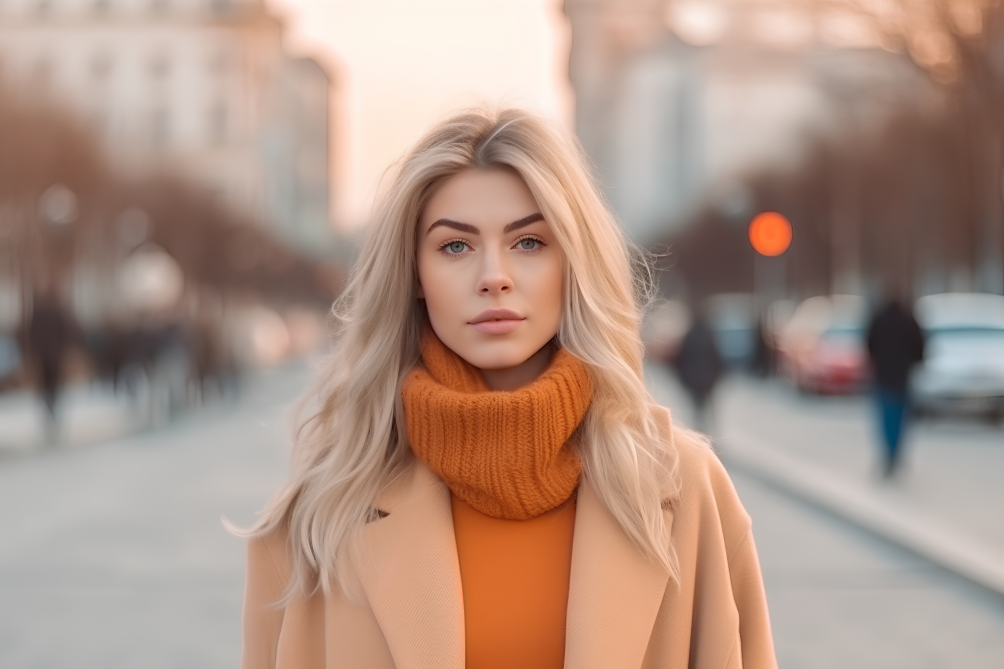
#> input picture ch10/images/woman.jpg, 5016 x 3344 px (shown at 1/5 size)
$ jupyter execute 'Image Anonymization.ipynb'
#> lines starting #> are read from the running program, lines starting #| are printed output that depends on the picture
# Image Anoymization Techqniques
In this notebook we explore different approaches to "anonymizing" an image by making its subject not identifiable.
We use opencve to identify faces. if you get errors in the face detection coderun `pip install opencv-contrib-python --upgrade`, restart the kernel and redo

[cell 1]
import numpy as np
import cv2
import matplotlib.pyplot as plt

## Original image

[cell 2]
def show_image(img, size = -1):
        if size>0:
            plt.figure(figsize=(size, size), dpi=80)
        plt.imshow(img)
        plt.axis('off')
image = cv2.imread('../images/woman.jpg')
#> image is the input picture: shape (3344, 5016, 3); mean B, G, R 134.6, 148, 174.2
show_image(image)

Use opencv to detect a face

[cell 3]
face_classifier = cv2.CascadeClassifier(cv2.data.haarcascades + "haarcascade_frontalface_alt.xml")
faces = face_classifier.detectMultiScale(image, scaleFactor=1.3, minNeighbors=5,   minSize=(30, 30))
#> faces = [[2018, 877, 889, 889]]
print("{0} Face(s) found!".format(len(faces)))
#| 1 Face(s) found!

## Image Blurring

[cell 4]
# Blurring
blurred_image = image.copy()
for (x, y, w, h) in faces:
    cv2.rectangle(image, (x, y), (x + w, y + h), (0, 255, 0), 2)
    roi = image[y:y+h, x:x+w]
    # applying a gaussian blur over this new rectangle area
    roi = cv2.GaussianBlur(roi,(99, 99), 0)
    # impose this blurred image on original image to get final image
    blurred_image[y:y+roi.shape[0], x:x+roi.shape[1]] = roi
#> this loop made 1 pass
#> pass 1, `roi = image[y:y+h, x:x+w]`:
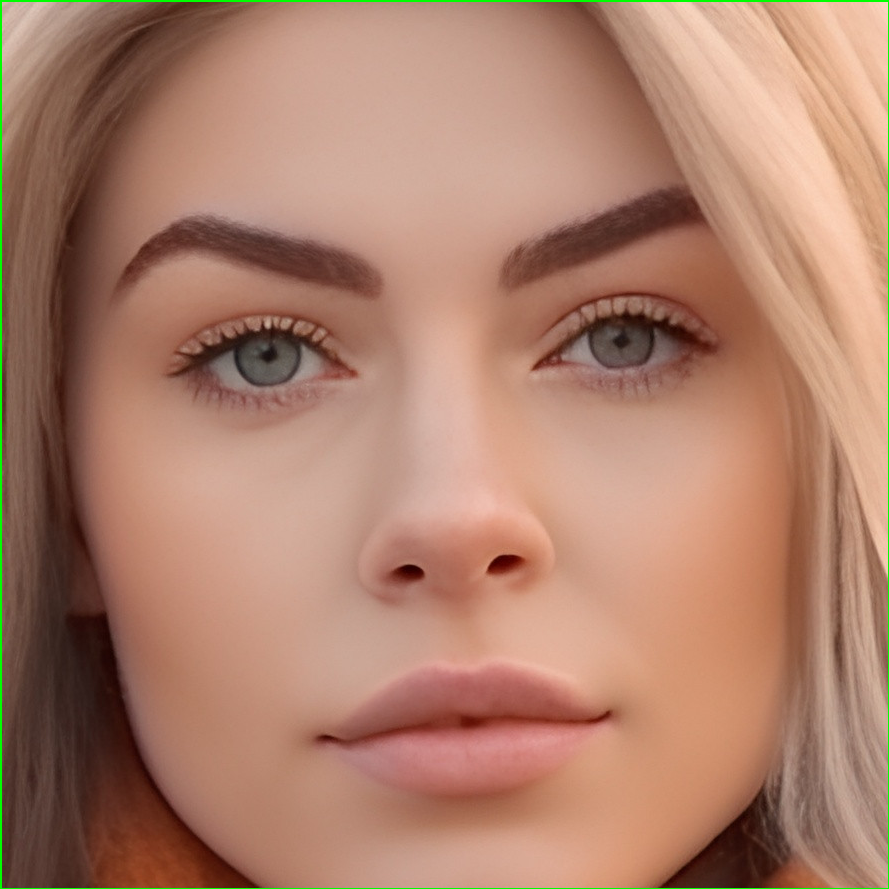
#> roi: shape (889, 889, 3); mean B, G, R 108, 128.7, 173.5
#> pass 1, `roi = cv2.GaussianBlur(roi,(99, 99), 0)`:
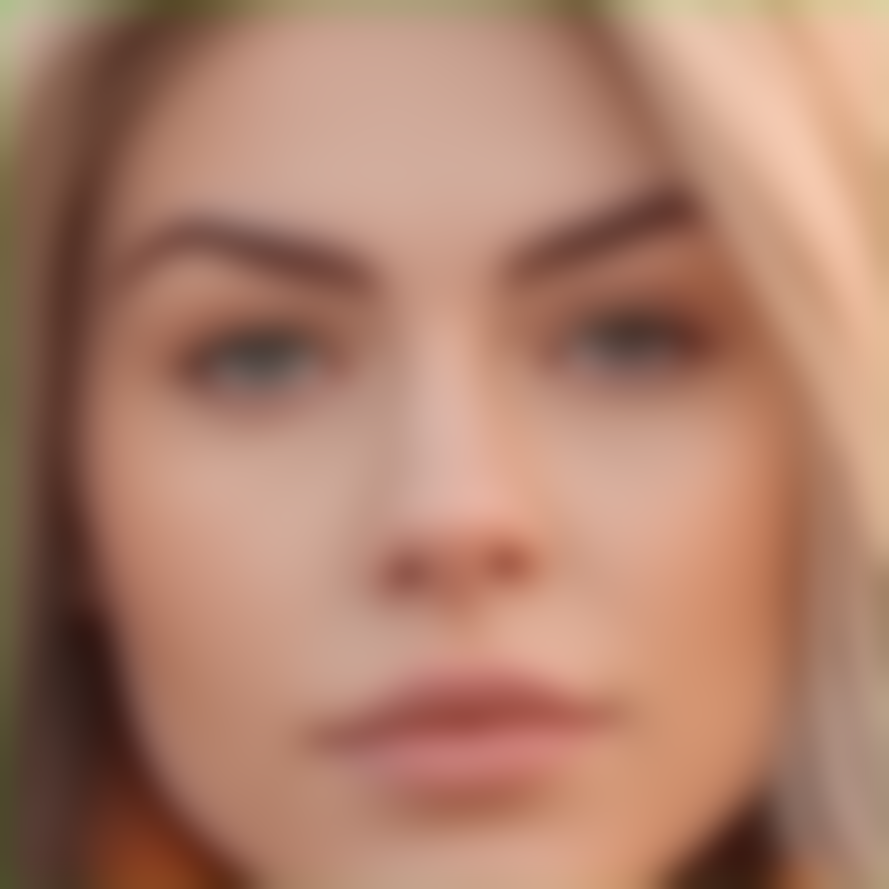
#> roi: shape (889, 889, 3); mean B, G, R 108.2, 128.5, 173.9
show_image(blurred_image)

## Adding Random Noise

[cell 5]
perturbed_image = image.copy()
#Using random noise
for (x, y, w, h) in faces:
    cv2.rectangle(perturbed_image, (x, y), (x + w, y + h), (0, 255, 0), 2)
    roi = perturbed_image[y:y+h, x:x+w]
    # applying a gaussian blur over this new rectangle area
    # Add random noise to the image
    noise = np.random.normal(0, 128, roi.shape).astype(np.uint8)
    roi = cv2.add(roi, noise)
    # impose the noised face on original image to get final image
    perturbed_image[y:y+roi.shape[0], x:x+roi.shape[1]] = roi
#> this loop made 1 pass
#> pass 1, `roi = cv2.add(roi, noise)`:
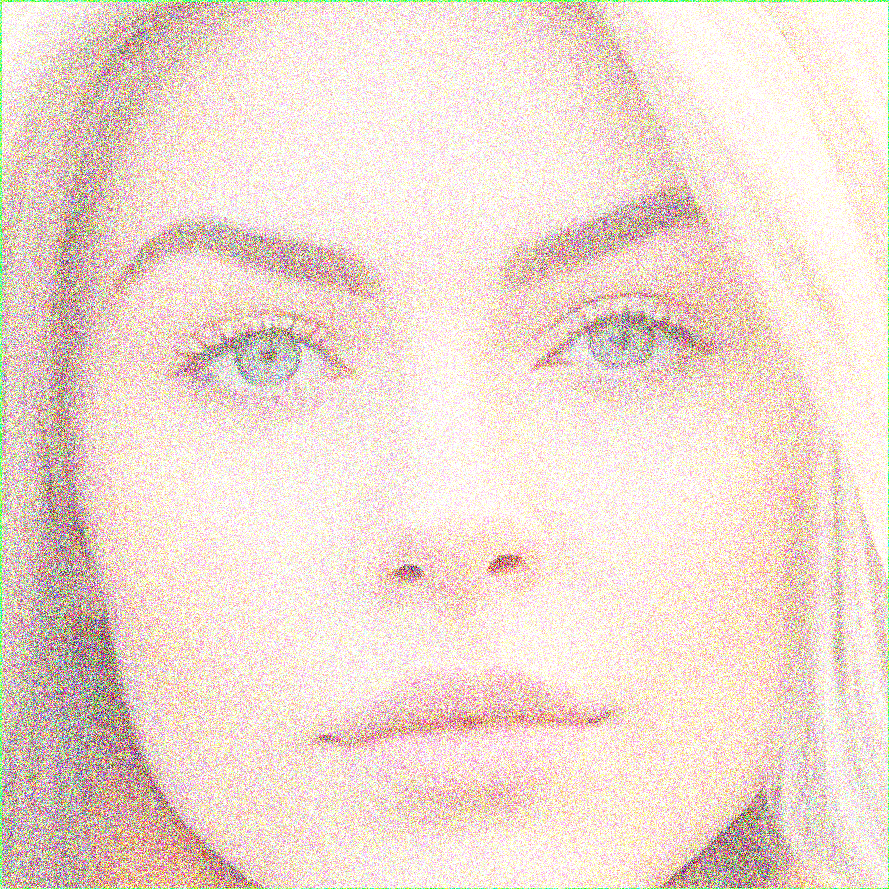
#> roi: shape (889, 889, 3); mean B, G, R 208.8, 219.5, 237.1
#> after the loop:
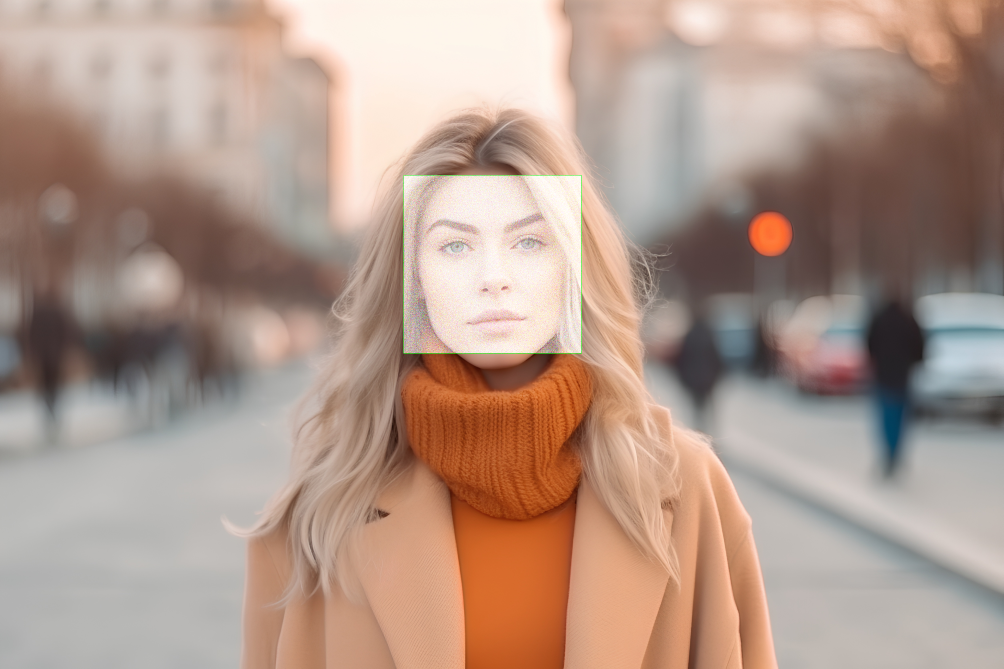
#> perturbed_image: shape (3344, 5016, 3) (shown at 1/5 size); mean B, G, R 139.2, 152.3, 177.1
show_image(perturbed_image)

## Pixelation

[cell 6]
# pixelate
pixelated_image = image.copy()
for (x, y, w, h) in faces:
    roi = pixelated_image[y:y+h, x:x+w]
    # Pixelate the ROI
    roi = cv2.resize(roi, (20, 20), interpolation=cv2.INTER_NEAREST)
    roi = cv2.resize(roi, (w, h), interpolation=cv2.INTER_NEAREST)
    # Replace the original image area with pixelated ROI
    pixelated_image[y:y+h, x:x+w] = roi
#> this loop made 1 pass
#> pass 1, `roi = cv2.resize(roi, (20, 20), interpolation=cv2.INTER_NEAREST)`:
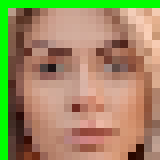
#> roi: shape (20, 20, 3) (shown 8 times larger); mean B, G, R 98.5, 140.6, 158.2
show_image(pixelated_image)

## Image Overlay

[cell 7]
# Define the red color and opacity
red = (255, 0, 0)
opacity = 0.8
overlaid_image = image.copy()
for (x, y, w, h) in faces:
    overlay = image.copy()
    cv2.rectangle(overlay, (x, y), (x + w, y + h), red, -1)
    cv2.addWeighted(overlay, opacity, overlaid_image, 1 - opacity, 0, overlaid_image)
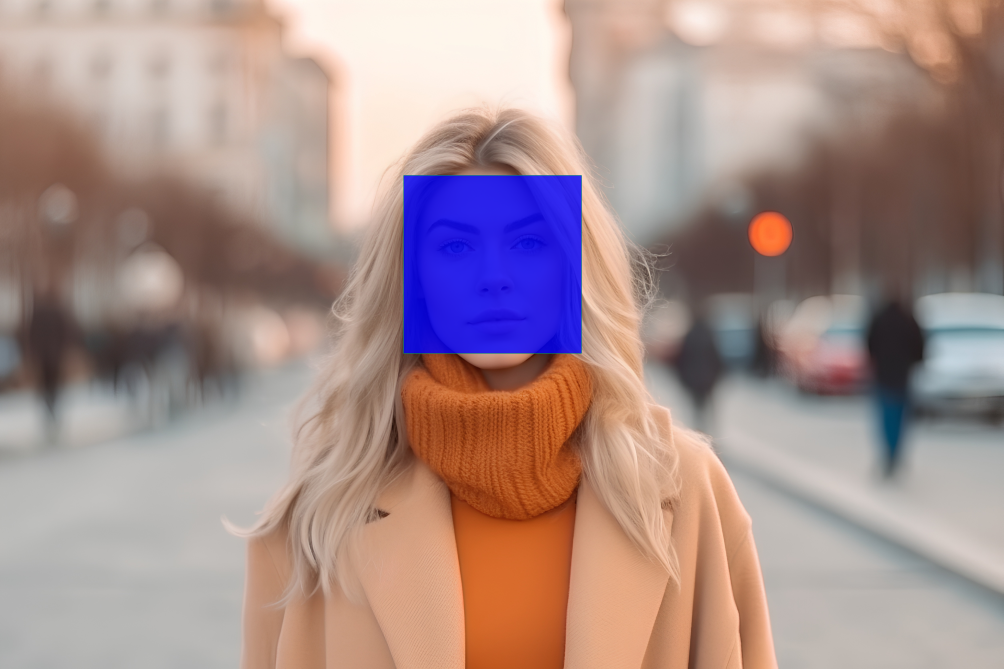
#> overlaid_image: shape (3344, 5016, 3) (shown at 1/5 size); mean B, G, R 140, 143.2, 167.6
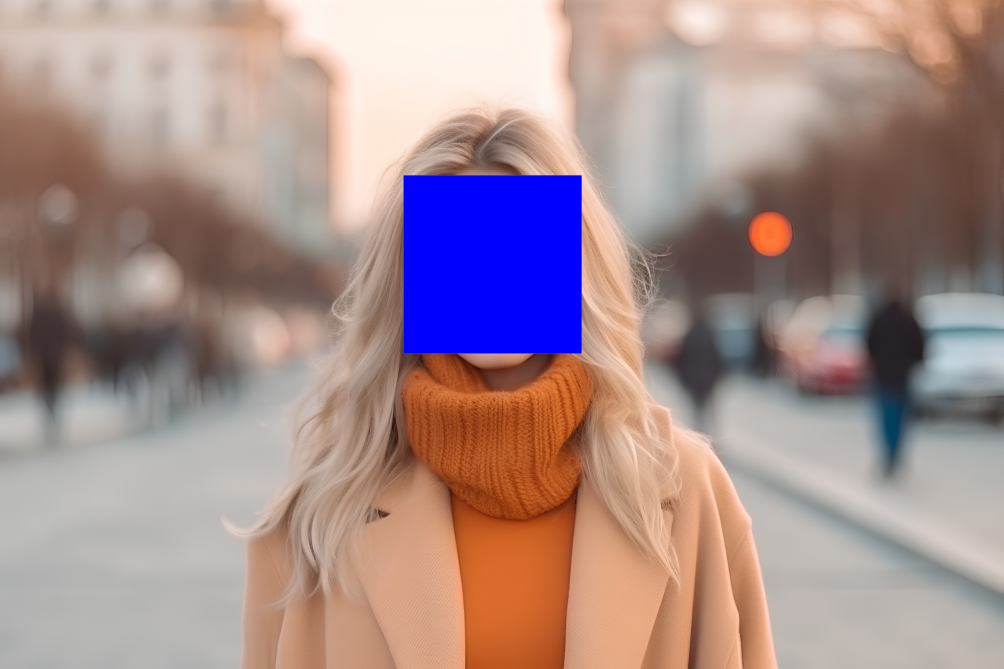
#> overlay: shape (3344, 5016, 3) (shown at 1/5 size); mean B, G, R 141.4, 142, 166
show_image(overlaid_image)
